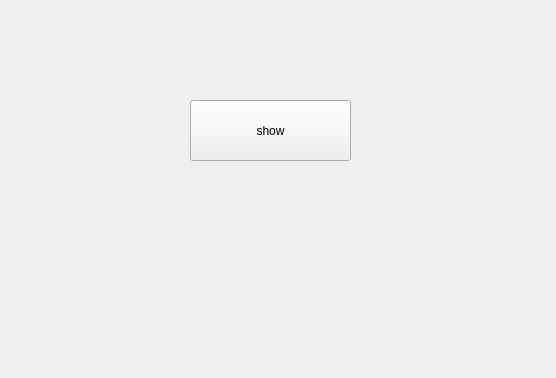
<?xml version="1.0" encoding="UTF-8"?>
<ui version="4.0">
 <class>show</class>
 <widget class="QWidget" name="show">
  <property name="geometry">
   <rect>
    <x>0</x>
    <y>0</y>
    <width>556</width>
    <height>378</height>
   </rect>
  </property>
  <property name="windowTitle">
   <string>Form</string>
  </property>
  <widget class="QPushButton" name="pushButton">
   <property name="geometry">
    <rect>
     <x>190</x>
     <y>100</y>
     <width>161</width>
     <height>61</height>
    </rect>
   </property>
   <property name="text">
    <string>show</string>
   </property>
  </widget>
 </widget>
 <resources/>
 <connections/>
</ui>
